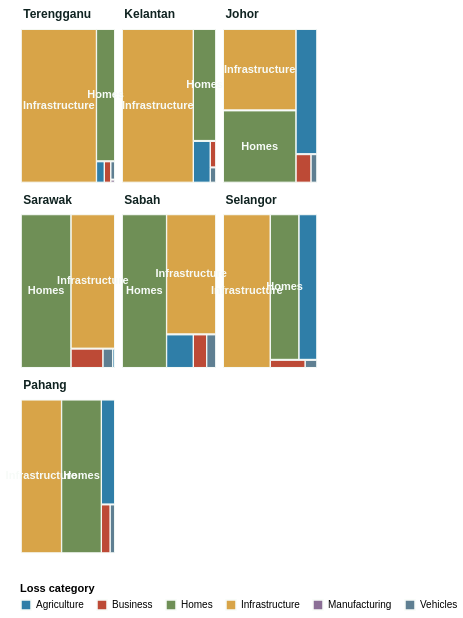

Source (Vega-Lite JSON):
### Vega-Lite specification from a JSON file in a GitHub repository (floating-point values rounded to 4 significant figures)
{"$schema": "https://vega.github.io/schema/vega-lite/v6.json", "width": "container", "height": 560, "data": {"values": [{"state": "Terengganu", "category": "Infrastructure", "value": 71.85, "x0": 4, "x1": 234, "y0": 24, "y1": 174, "label": "Infrastructure", "label_x": 10, "label_y": 16}, {"state": "Terengganu", "category": "Homes", "value": 14.95, "x0": 235, "x1": 290, "y0": 24, "y1": 153, "label": "Homes", "label_x": 10, "label_y": 16}, {"state": "Terengganu", "category": "Agriculture", "value": 1.01, "x0": 235, "x1": 258, "y0": 154, "y1": 174, "label": "", "label_x": 10, "label_y": 16}, {"state": "Terengganu", "category": "Business", "value": 0.86, "x0": 259, "x1": 278, "y0": 154, "y1": 174, "label": "", "label_x": 10, "label_y": 16}, {"state": "Terengganu", "category": "Vehicles", "value": 0.43, "x0": 279, "x1": 290, "y0": 154, "y1": 171, "label": "", "label_x": 10, "label_y": 16}, {"state": "Terengganu", "category": "Manufacturing", "value": 0.08, "x0": 279, "x1": 290, "y0": 172, "y1": 174, "label": "", "label_x": 10, "label_y": 16}, {"state": "Kelantan", "category": "Infrastructure", "value": 67.14, "x0": 314, "x1": 531, "y0": 24, "y1": 174, "label": "Infrastructure", "label_x": 320, "label_y": 16}, {"state": "Kelantan", "category": "Homes", "value": 15.62, "x0": 532, "x1": 600, "y0": 24, "y1": 133, "label": "Homes", "label_x": 320, "label_y": 16}, {"state": "Kelantan", "category": "Agriculture", "value": 4.38, "x0": 532, "x1": 583, "y0": 134, "y1": 174, "label": "", "label_x": 320, "label_y": 16}, {"state": "Kelantan", "category": "Business", "value": 0.9, "x0": 584, "x1": 600, "y0": 134, "y1": 159, "label": "", "label_x": 320, "label_y": 16}, {"state": "Kelantan", "category": "Vehicles", "value": 0.5, "x0": 584, "x1": 600, "y0": 160, "y1": 174, "label": "", "label_x": 320, "label_y": 16}, {"state": "Johor", "category": "Infrastructure", "value": 29.84, "x0": 624, "x1": 846, "y0": 24, "y1": 103, "label": "Infrastructure", "label_x": 630, "label_y": 16}, {"state": "Johor", "category": "Homes", "value": 26.19, "x0": 624, "x1": 846, "y0": 104, "y1": 174, "label": "Homes", "label_x": 630, "label_y": 16}, {"state": "Johor", "category": "Agriculture", "value": 13.01, "x0": 847, "x1": 910, "y0": 24, "y1": 146, "label": "", "label_x": 630, "label_y": 16}, {"state": "Johor", "category": "Business", "value": 2.14, "x0": 847, "x1": 892, "y0": 147, "y1": 174, "label": "", "label_x": 630, "label_y": 16}, {"state": "Johor", "category": "Vehicles", "value": 0.87, "x0": 893, "x1": 910, "y0": 147, "y1": 174, "label": "", "label_x": 630, "label_y": 16}, {"state": "Sarawak", "category": "Homes", "value": 32.55, "x0": 4, "x1": 156, "y0": 206, "y1": 356, "label": "Homes", "label_x": 10, "label_y": 198}, {"state": "Sarawak", "category": "Infrastructure", "value": 25.02, "x0": 157, "x1": 290, "y0": 206, "y1": 337, "label": "Infrastructure", "label_x": 10, "label_y": 198}, {"state": "Sarawak", "category": "Business", "value": 2.69, "x0": 157, "x1": 254, "y0": 338, "y1": 356, "label": "", "label_x": 10, "label_y": 198}, {"state": "Sarawak", "category": "Vehicles", "value": 0.81, "x0": 255, "x1": 284, "y0": 338, "y1": 356, "label": "", "label_x": 10, "label_y": 198}, {"state": "Sarawak", "category": "Agriculture", "value": 0.16, "x0": 285, "x1": 290, "y0": 338, "y1": 356, "label": "", "label_x": 10, "label_y": 198}, {"state": "Sabah", "category": "Homes", "value": 27.71, "x0": 314, "x1": 449, "y0": 206, "y1": 356, "label": "Homes", "label_x": 320, "label_y": 198}, {"state": "Sabah", "category": "Infrastructure", "value": 23.98, "x0": 450, "x1": 600, "y0": 206, "y1": 323, "label": "Infrastructure", "label_x": 320, "label_y": 198}, {"state": "Sabah", "category": "Agriculture", "value": 3.65, "x0": 450, "x1": 531, "y0": 324, "y1": 356, "label": "", "label_x": 320, "label_y": 198}, {"state": "Sabah", "category": "Business", "value": 1.82, "x0": 532, "x1": 572, "y0": 324, "y1": 356, "label": "", "label_x": 320, "label_y": 198}, {"state": "Sabah", "category": "Vehicles", "value": 1.25, "x0": 573, "x1": 600, "y0": 324, "y1": 356, "label": "", "label_x": 320, "label_y": 198}, {"state": "Selangor", "category": "Infrastructure", "value": 26.59, "x0": 624, "x1": 767, "y0": 206, "y1": 356, "label": "Infrastructure", "label_x": 630, "label_y": 198}, {"state": "Selangor", "category": "Homes", "value": 15.29, "x0": 768, "x1": 855, "y0": 206, "y1": 348, "label": "Homes", "label_x": 630, "label_y": 198}, {"state": "Selangor", "category": "Agriculture", "value": 9.58, "x0": 856, "x1": 910, "y0": 206, "y1": 348, "label": "", "label_x": 630, "label_y": 198}, {"state": "Selangor", "category": "Business", "value": 1.05, "x0": 768, "x1": 874, "y0": 349, "y1": 356, "label": "", "label_x": 630, "label_y": 198}, {"state": "Selangor", "category": "Vehicles", "value": 0.36, "x0": 875, "x1": 910, "y0": 349, "y1": 356, "label": "", "label_x": 630, "label_y": 198}, {"state": "Pahang", "category": "Infrastructure", "value": 19.05, "x0": 4, "x1": 127, "y0": 388, "y1": 538, "label": "Infrastructure", "label_x": 10, "label_y": 380}, {"state": "Pahang", "category": "Homes", "value": 18.78, "x0": 128, "x1": 249, "y0": 388, "y1": 538, "label": "Homes", "label_x": 10, "label_y": 380}, {"state": "Pahang", "category": "Agriculture", "value": 4.29, "x0": 250, "x1": 290, "y0": 388, "y1": 490, "label": "", "label_x": 10, "label_y": 380}, {"state": "Pahang", "category": "Business", "value": 1.31, "x0": 250, "x1": 276, "y0": 491, "y1": 538, "label": "", "label_x": 10, "label_y": 380}, {"state": "Pahang", "category": "Vehicles", "value": 0.7, "x0": 277, "x1": 290, "y0": 491, "y1": 538, "label": "", "label_x": 10, "label_y": 380}]}, "layer": [{"mark": {"type": "rect", "stroke": "#f7fbf8", "strokeWidth": 1}, "encoding": {"x": {"field": "x0", "type": "quantitative", "scale": {"domain": [0, 920]}, "axis": null}, "x2": {"field": "x1"}, "y": {"field": "y0", "type": "quantitative", "scale": {"domain": [0, 550], "reverse": true}, "axis": null}, "y2": {"field": "y1"}, "color": {"field": "category", "type": "nominal", "title": "Loss category", "scale": {"range": ["#2f7ea8", "#bd4a36", "#6f8f56", "#d8a448", "#8b6f96", "#5f7f92"]}}, "tooltip": [{"field": "state", "type": "nominal", "title": "State"}, {"field": "category", "type": "nominal", "title": "Category"}, {"field": "value", "type": "quantitative", "title": "Loss (RM million)", "format": ",.1f"}]}}, {"transform": [{"filter": "datum.category == 'Infrastructure'"}], "mark": {"type": "text", "align": "left", "baseline": "bottom", "fontSize": 12, "fontWeight": "700", "fill": "#102321"}, "encoding": {"x": {"field": "label_x", "type": "quantitative", "scale": {"domain": [0, 920]}, "axis": null}, "y": {"field": "label_y", "type": "quantitative", "scale": {"domain": [0, 550], "reverse": true}, "axis": null}, "text": {"field": "state", "type": "nominal"}}}, {"transform": [{"filter": "datum.label != ''"}, {"calculate": "(datum.x0 + datum.x1) / 2", "as": "label_mid_x"}, {"calculate": "(datum.y0 + datum.y1) / 2", "as": "label_mid_y"}], "mark": {"type": "text", "align": "center", "baseline": "middle", "fontSize": 11, "fontWeight": "700", "fill": "#f7fbf8"}, "encoding": {"x": {"field": "label_mid_x", "type": "quantitative", "scale": {"domain": [0, 920]}, "axis": null}, "y": {"field": "label_mid_y", "type": "quantitative", "scale": {"domain": [0, 550], "reverse": true}, "axis": null}, "text": {"field": "label", "type": "nominal"}}}], "config": {"view": {"stroke": null}, "legend": {"orient": "bottom", "direction": "horizontal"}}}
